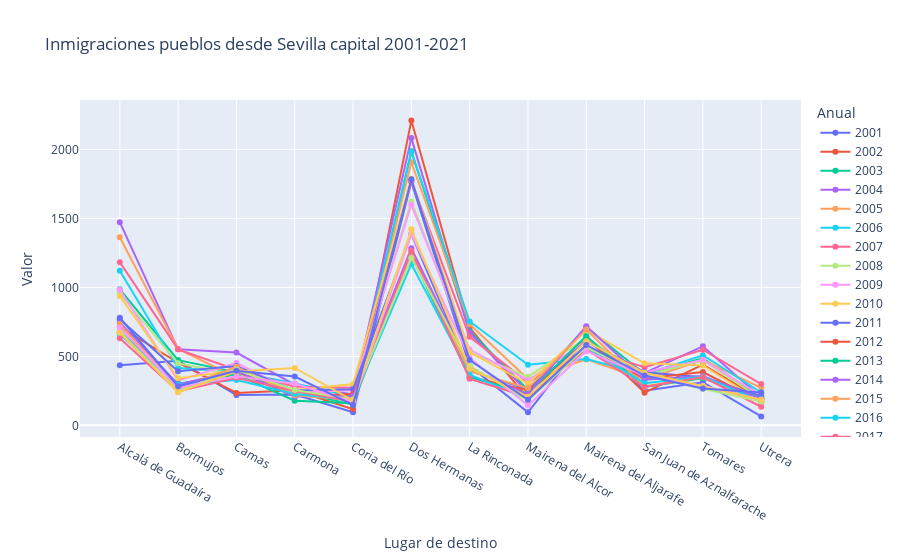

Source (notebook cell):
### Code cell
fig4 = px.line(inmig_pueb_sev,x='Lugar de destino',y='Valor',color='Anual',markers=True,title='Inmigraciones pueblos desde Sevilla capital 2001-2021')
fig4.show()

### Figure 1 — Plotly figure (JSON) as saved in the notebook; plotly's stock layout.template omitted (floating-point values rounded to 4 significant figures)
{"data": [{"hovertemplate": "Anual=2001<br>Lugar de destino=%{x}<br>Valor=%{y}<extra></extra>", "legendgroup": "2001", "line": {"color": "#636efa", "dash": "solid"}, "marker": {"symbol": "circle"}, "mode": "markers+lines", "name": "2001", "orientation": "v", "showlegend": true, "type": "scatter", "x": ["Alcalá de Guadaíra", "Bormujos", "Camas", "Carmona", "Coria del Río", "Dos Hermanas", "La Rinconada", "Mairena del Alcor", "Mairena del Aljarafe", "San Juan de Aznalfarache", "Tomares", "Utrera"], "xaxis": "x", "y": [436, 468, 220, 223, 95, 1765, 431, 95, 634, 251, 313, 65], "yaxis": "y"}, {"hovertemplate": "Anual=2002<br>Lugar de destino=%{x}<br>Valor=%{y}<extra></extra>", "legendgroup": "2002", "line": {"color": "#EF553B", "dash": "solid"}, "marker": {"symbol": "circle"}, "mode": "markers+lines", "name": "2002", "orientation": "v", "showlegend": true, "type": "scatter", "x": ["Alcalá de Guadaíra", "Bormujos", "Camas", "Carmona", "Coria del Río", "Dos Hermanas", "La Rinconada", "Mairena del Alcor", "Mairena del Aljarafe", "San Juan de Aznalfarache", "Tomares", "Utrera"], "xaxis": "x", "y": [714, 454, 235, 254, 118, 2209, 709, 193, 641, 237, 441, 189], "yaxis": "y"}, {"hovertemplate": "Anual=2003<br>Lugar de destino=%{x}<br>Valor=%{y}<extra></extra>", "legendgroup": "2003", "line": {"color": "#00cc96", "dash": "solid"}, "marker": {"symbol": "circle"}, "mode": "markers+lines", "name": "2003", "orientation": "v", "showlegend": true, "type": "scatter", "x": ["Alcalá de Guadaíra", "Bormujos", "Camas", "Carmona", "Coria del Río", "Dos Hermanas", "La Rinconada", "Mairena del Alcor", "Mairena del Aljarafe", "San Juan de Aznalfarache", "Tomares", "Utrera"], "xaxis": "x", "y": [986, 473, 386, 246, 150, 1987, 684, 257, 711, 373, 486, 199], "yaxis": "y"}, {"hovertemplate": "Anual=2004<br>Lugar de destino=%{x}<br>Valor=%{y}<extra></extra>", "legendgroup": "2004", "line": {"color": "#ab63fa", "dash": "solid"}, "marker": {"symbol": "circle"}, "mode": "markers+lines", "name": "2004", "orientation": "v", "showlegend": true, "type": "scatter", "x": ["Alcalá de Guadaíra", "Bormujos", "Camas", "Carmona", "Coria del Río", "Dos Hermanas", "La Rinconada", "Mairena del Alcor", "Mairena del Aljarafe", "San Juan de Aznalfarache", "Tomares", "Utrera"], "xaxis": "x", "y": [1473, 551, 528, 295, 223, 2082, 672, 240, 613, 381, 573, 202], "yaxis": "y"}, {"hovertemplate": "Anual=2005<br>Lugar de destino=%{x}<br>Valor=%{y}<extra></extra>", "legendgroup": "2005", "line": {"color": "#FFA15A", "dash": "solid"}, "marker": {"symbol": "circle"}, "mode": "markers+lines", "name": "2005", "orientation": "v", "showlegend": true, "type": "scatter", "x": ["Alcalá de Guadaíra", "Bormujos", "Camas", "Carmona", "Coria del Río", "Dos Hermanas", "La Rinconada", "Mairena del Alcor", "Mairena del Aljarafe", "San Juan de Aznalfarache", "Tomares", "Utrera"], "xaxis": "x", "y": [1364, 554, 348, 257, 201, 1907, 733, 336, 478, 332, 474, 272], "yaxis": "y"}, {"hovertemplate": "Anual=2006<br>Lugar de destino=%{x}<br>Valor=%{y}<extra></extra>", "legendgroup": "2006", "line": {"color": "#19d3f3", "dash": "solid"}, "marker": {"symbol": "circle"}, "mode": "markers+lines", "name": "2006", "orientation": "v", "showlegend": true, "type": "scatter", "x": ["Alcalá de Guadaíra", "Bormujos", "Camas", "Carmona", "Coria del Río", "Dos Hermanas", "La Rinconada", "Mairena del Alcor", "Mairena del Aljarafe", "San Juan de Aznalfarache", "Tomares", "Utrera"], "xaxis": "x", "y": [1121, 416, 388, 304, 209, 1981, 753, 439, 481, 369, 508, 238], "yaxis": "y"}, {"hovertemplate": "Anual=2007<br>Lugar de destino=%{x}<br>Valor=%{y}<extra></extra>", "legendgroup": "2007", "line": {"color": "#FF6692", "dash": "solid"}, "marker": {"symbol": "circle"}, "mode": "markers+lines", "name": "2007", "orientation": "v", "showlegend": true, "type": "scatter", "x": ["Alcalá de Guadaíra", "Bormujos", "Camas", "Carmona", "Coria del Río", "Dos Hermanas", "La Rinconada", "Mairena del Alcor", "Mairena del Aljarafe", "San Juan de Aznalfarache", "Tomares", "Utrera"], "xaxis": "x", "y": [1183, 551, 403, 280, 272, 1770, 642, 312, 552, 421, 548, 299], "yaxis": "y"}, {"hovertemplate": "Anual=2008<br>Lugar de destino=%{x}<br>Valor=%{y}<extra></extra>", "legendgroup": "2008", "line": {"color": "#B6E880", "dash": "solid"}, "marker": {"symbol": "circle"}, "mode": "markers+lines", "name": "2008", "orientation": "v", "showlegend": true, "type": "scatter", "x": ["Alcalá de Guadaíra", "Bormujos", "Camas", "Carmona", "Coria del Río", "Dos Hermanas", "La Rinconada", "Mairena del Alcor", "Mairena del Aljarafe", "San Juan de Aznalfarache", "Tomares", "Utrera"], "xaxis": "x", "y": [955, 450, 365, 232, 258, 1623, 529, 352, 634, 359, 473, 191], "yaxis": "y"}, {"hovertemplate": "Anual=2009<br>Lugar de destino=%{x}<br>Valor=%{y}<extra></extra>", "legendgroup": "2009", "line": {"color": "#FF97FF", "dash": "solid"}, "marker": {"symbol": "circle"}, "mode": "markers+lines", "name": "2009", "orientation": "v", "showlegend": true, "type": "scatter", "x": ["Alcalá de Guadaíra", "Bormujos", "Camas", "Carmona", "Coria del Río", "Dos Hermanas", "La Rinconada", "Mairena del Alcor", "Mairena del Aljarafe", "San Juan de Aznalfarache", "Tomares", "Utrera"], "xaxis": "x", "y": [983, 324, 453, 241, 255, 1599, 549, 327, 612, 384, 475, 216], "yaxis": "y"}, {"hovertemplate": "Anual=2010<br>Lugar de destino=%{x}<br>Valor=%{y}<extra></extra>", "legendgroup": "2010", "line": {"color": "#FECB52", "dash": "solid"}, "marker": {"symbol": "circle"}, "mode": "markers+lines", "name": "2010", "orientation": "v", "showlegend": true, "type": "scatter", "x": ["Alcalá de Guadaíra", "Bormujos", "Camas", "Carmona", "Coria del Río", "Dos Hermanas", "La Rinconada", "Mairena del Alcor", "Mairena del Aljarafe", "San Juan de Aznalfarache", "Tomares", "Utrera"], "xaxis": "x", "y": [937, 342, 398, 257, 299, 1787, 529, 303, 691, 450, 434, 171], "yaxis": "y"}, {"hovertemplate": "Anual=2011<br>Lugar de destino=%{x}<br>Valor=%{y}<extra></extra>", "legendgroup": "2011", "line": {"color": "#636efa", "dash": "solid"}, "marker": {"symbol": "circle"}, "mode": "markers+lines", "name": "2011", "orientation": "v", "showlegend": true, "type": "scatter", "x": ["Alcalá de Guadaíra", "Bormujos", "Camas", "Carmona", "Coria del Río", "Dos Hermanas", "La Rinconada", "Mairena del Alcor", "Mairena del Aljarafe", "San Juan de Aznalfarache", "Tomares", "Utrera"], "xaxis": "x", "y": [770, 392, 430, 252, 262, 1387, 395, 262, 608, 385, 348, 209], "yaxis": "y"}, {"hovertemplate": "Anual=2012<br>Lugar de destino=%{x}<br>Valor=%{y}<extra></extra>", "legendgroup": "2012", "line": {"color": "#EF553B", "dash": "solid"}, "marker": {"symbol": "circle"}, "mode": "markers+lines", "name": "2012", "orientation": "v", "showlegend": true, "type": "scatter", "x": ["Alcalá de Guadaíra", "Bormujos", "Camas", "Carmona", "Coria del Río", "Dos Hermanas", "La Rinconada", "Mairena del Alcor", "Mairena del Aljarafe", "San Juan de Aznalfarache", "Tomares", "Utrera"], "xaxis": "x", "y": [670, 251, 389, 211, 227, 1251, 352, 253, 553, 340, 386, 172], "yaxis": "y"}, {"hovertemplate": "Anual=2013<br>Lugar de destino=%{x}<br>Valor=%{y}<extra></extra>", "legendgroup": "2013", "line": {"color": "#00cc96", "dash": "solid"}, "marker": {"symbol": "circle"}, "mode": "markers+lines", "name": "2013", "orientation": "v", "showlegend": true, "type": "scatter", "x": ["Alcalá de Guadaíra", "Bormujos", "Camas", "Carmona", "Coria del Río", "Dos Hermanas", "La Rinconada", "Mairena del Alcor", "Mairena del Aljarafe", "San Juan de Aznalfarache", "Tomares", "Utrera"], "xaxis": "x", "y": [678, 301, 368, 179, 161, 1235, 349, 231, 647, 279, 342, 197], "yaxis": "y"}, {"hovertemplate": "Anual=2014<br>Lugar de destino=%{x}<br>Valor=%{y}<extra></extra>", "legendgroup": "2014", "line": {"color": "#ab63fa", "dash": "solid"}, "marker": {"symbol": "circle"}, "mode": "markers+lines", "name": "2014", "orientation": "v", "showlegend": true, "type": "scatter", "x": ["Alcalá de Guadaíra", "Bormujos", "Camas", "Carmona", "Coria del Río", "Dos Hermanas", "La Rinconada", "Mairena del Alcor", "Mairena del Aljarafe", "San Juan de Aznalfarache", "Tomares", "Utrera"], "xaxis": "x", "y": [744, 297, 396, 210, 213, 1284, 410, 225, 719, 330, 357, 191], "yaxis": "y"}, {"hovertemplate": "Anual=2015<br>Lugar de destino=%{x}<br>Valor=%{y}<extra></extra>", "legendgroup": "2015", "line": {"color": "#FFA15A", "dash": "solid"}, "marker": {"symbol": "circle"}, "mode": "markers+lines", "name": "2015", "orientation": "v", "showlegend": true, "type": "scatter", "x": ["Alcalá de Guadaíra", "Bormujos", "Camas", "Carmona", "Coria del Río", "Dos Hermanas", "La Rinconada", "Mairena del Alcor", "Mairena del Aljarafe", "San Juan de Aznalfarache", "Tomares", "Utrera"], "xaxis": "x", "y": [734, 267, 425, 218, 184, 1244, 392, 270, 694, 283, 348, 170], "yaxis": "y"}, {"hovertemplate": "Anual=2016<br>Lugar de destino=%{x}<br>Valor=%{y}<extra></extra>", "legendgroup": "2016", "line": {"color": "#19d3f3", "dash": "solid"}, "marker": {"symbol": "circle"}, "mode": "markers+lines", "name": "2016", "orientation": "v", "showlegend": true, "type": "scatter", "x": ["Alcalá de Guadaíra", "Bormujos", "Camas", "Carmona", "Coria del Río", "Dos Hermanas", "La Rinconada", "Mairena del Alcor", "Mairena del Aljarafe", "San Juan de Aznalfarache", "Tomares", "Utrera"], "xaxis": "x", "y": [658, 292, 329, 228, 185, 1169, 368, 191, 562, 306, 354, 174], "yaxis": "y"}, {"hovertemplate": "Anual=2017<br>Lugar de destino=%{x}<br>Valor=%{y}<extra></extra>", "legendgroup": "2017", "line": {"color": "#FF6692", "dash": "solid"}, "marker": {"symbol": "circle"}, "mode": "markers+lines", "name": "2017", "orientation": "v", "showlegend": true, "type": "scatter", "x": ["Alcalá de Guadaíra", "Bormujos", "Camas", "Carmona", "Coria del Río", "Dos Hermanas", "La Rinconada", "Mairena del Alcor", "Mairena del Aljarafe", "San Juan de Aznalfarache", "Tomares", "Utrera"], "xaxis": "x", "y": [631, 246, 345, 249, 173, 1266, 337, 207, 550, 278, 350, 135], "yaxis": "y"}, {"hovertemplate": "Anual=2018<br>Lugar de destino=%{x}<br>Valor=%{y}<extra></extra>", "legendgroup": "2018", "line": {"color": "#B6E880", "dash": "solid"}, "marker": {"symbol": "circle"}, "mode": "markers+lines", "name": "2018", "orientation": "v", "showlegend": true, "type": "scatter", "x": ["Alcalá de Guadaíra", "Bormujos", "Camas", "Carmona", "Coria del Río", "Dos Hermanas", "La Rinconada", "Mairena del Alcor", "Mairena del Aljarafe", "San Juan de Aznalfarache", "Tomares", "Utrera"], "xaxis": "x", "y": [679, 249, 403, 257, 188, 1214, 433, 180, 566, 365, 266, 173], "yaxis": "y"}, {"hovertemplate": "Anual=2019<br>Lugar de destino=%{x}<br>Valor=%{y}<extra></extra>", "legendgroup": "2019", "line": {"color": "#FF97FF", "dash": "solid"}, "marker": {"symbol": "circle"}, "mode": "markers+lines", "name": "2019", "orientation": "v", "showlegend": true, "type": "scatter", "x": ["Alcalá de Guadaíra", "Bormujos", "Camas", "Carmona", "Coria del Río", "Dos Hermanas", "La Rinconada", "Mairena del Alcor", "Mairena del Aljarafe", "San Juan de Aznalfarache", "Tomares", "Utrera"], "xaxis": "x", "y": [708, 274, 356, 302, 169, 1387, 489, 144, 538, 360, 287, 186], "yaxis": "y"}, {"hovertemplate": "Anual=2020<br>Lugar de destino=%{x}<br>Valor=%{y}<extra></extra>", "legendgroup": "2020", "line": {"color": "#FECB52", "dash": "solid"}, "marker": {"symbol": "circle"}, "mode": "markers+lines", "name": "2020", "orientation": "v", "showlegend": true, "type": "scatter", "x": ["Alcalá de Guadaíra", "Bormujos", "Camas", "Carmona", "Coria del Río", "Dos Hermanas", "La Rinconada", "Mairena del Alcor", "Mairena del Aljarafe", "San Juan de Aznalfarache", "Tomares", "Utrera"], "xaxis": "x", "y": [672, 240, 390, 416, 180, 1421, 413, 207, 610, 381, 283, 185], "yaxis": "y"}, {"hovertemplate": "Anual=2021<br>Lugar de destino=%{x}<br>Valor=%{y}<extra></extra>", "legendgroup": "2021", "line": {"color": "#636efa", "dash": "solid"}, "marker": {"symbol": "circle"}, "mode": "markers+lines", "name": "2021", "orientation": "v", "showlegend": true, "type": "scatter", "x": ["Alcalá de Guadaíra", "Bormujos", "Camas", "Carmona", "Coria del Río", "Dos Hermanas", "La Rinconada", "Mairena del Alcor", "Mairena del Aljarafe", "San Juan de Aznalfarache", "Tomares", "Utrera"], "xaxis": "x", "y": [780, 283, 395, 354, 149, 1784, 473, 186, 583, 361, 268, 239], "yaxis": "y"}], "layout": {"legend": {"title": {"text": "Anual"}, "tracegroupgap": 0}, "title": {"text": "Inmigraciones pueblos desde Sevilla capital 2001-2021"}, "xaxis": {"anchor": "y", "domain": [0, 1], "title": {"text": "Lugar de destino"}}, "yaxis": {"anchor": "x", "domain": [0, 1], "title": {"text": "Valor"}}}}
